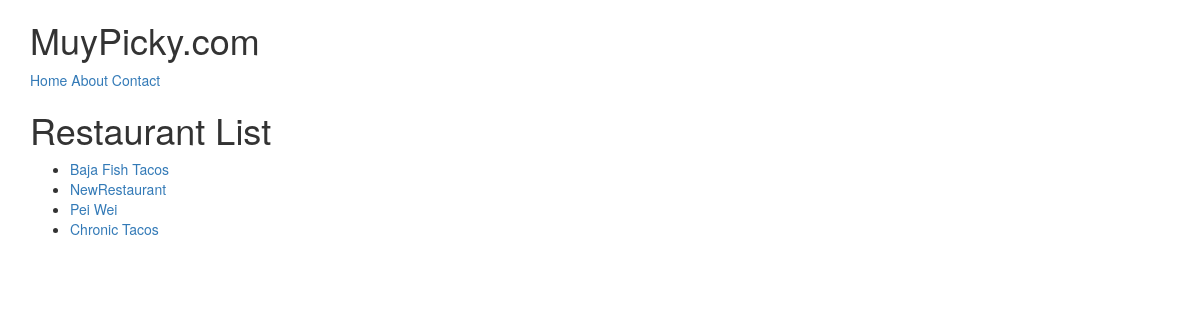
/restaurants/, run on an earlier commit of the app's database.
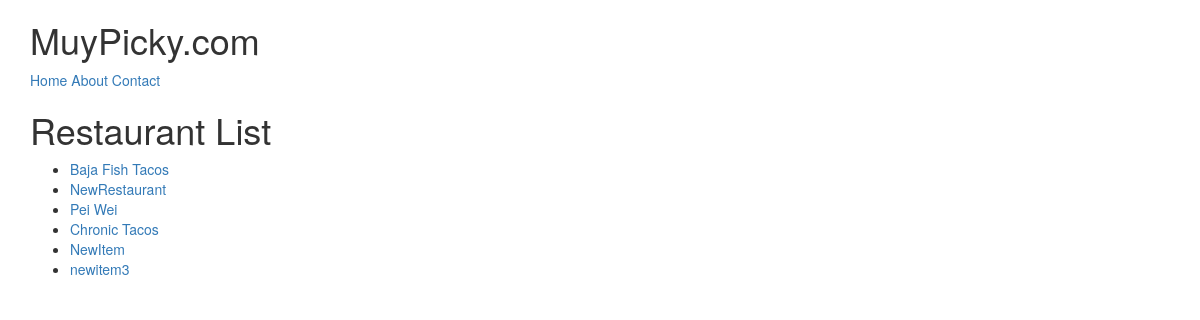
And on a later commit of the database.
### restaurants/models.py (models this page shows, shortened)
class RestaurantLocation(models.Model):
    owner           = models.ForeignKey(User)
    name            = models.CharField(max_length=120)
    location        = models.CharField(max_length=120, null=True, blank=True)
    category        = models.CharField(max_length=120, null=True, blank=True, validators=[validate_category])
    timestamp       = models.DateTimeField(auto_now_add=True)
    updated         = models.DateTimeField(auto_now=True)
    slug            = models.SlugField(null=True, blank=True)
    def __str__(self):
        return self.name

### restaurants/views.py (the view)
# urls.py: url(r'^restaurants/$', RestaurantListView.as_view()),
class RestaurantListView(ListView):
    template_name = 'restaurants/restaurants_list.html'
    def get_queryset(self):
        print(self.kwargs)
        slug = self.kwargs.get("slug")
        if slug:
            queryset = queryset = RestaurantLocation.objects.filter(
                Q(category__iexact=slug) |
                Q(category__contains=slug)
            )
        else:
            queryset = queryset = RestaurantLocation.objects.all()
        return queryset

### restaurants/templates/restaurants/restaurants_list.html (shortened to what this page needs)
{% extends "base.html" %}
{% block content %}
<h1>Restaurant List</h1>
<ul>
  {% for obj in object_list %}
    <li><a href='/restaurants/{{ obj.slug }}/'>{{ obj }}</a></li>
  {% endfor %}
</ul>
{% endblock content %}

What changed in the data, as far as the page shows it:
added RestaurantLocation: name "NewItem"
added RestaurantLocation: name "newitem3"
